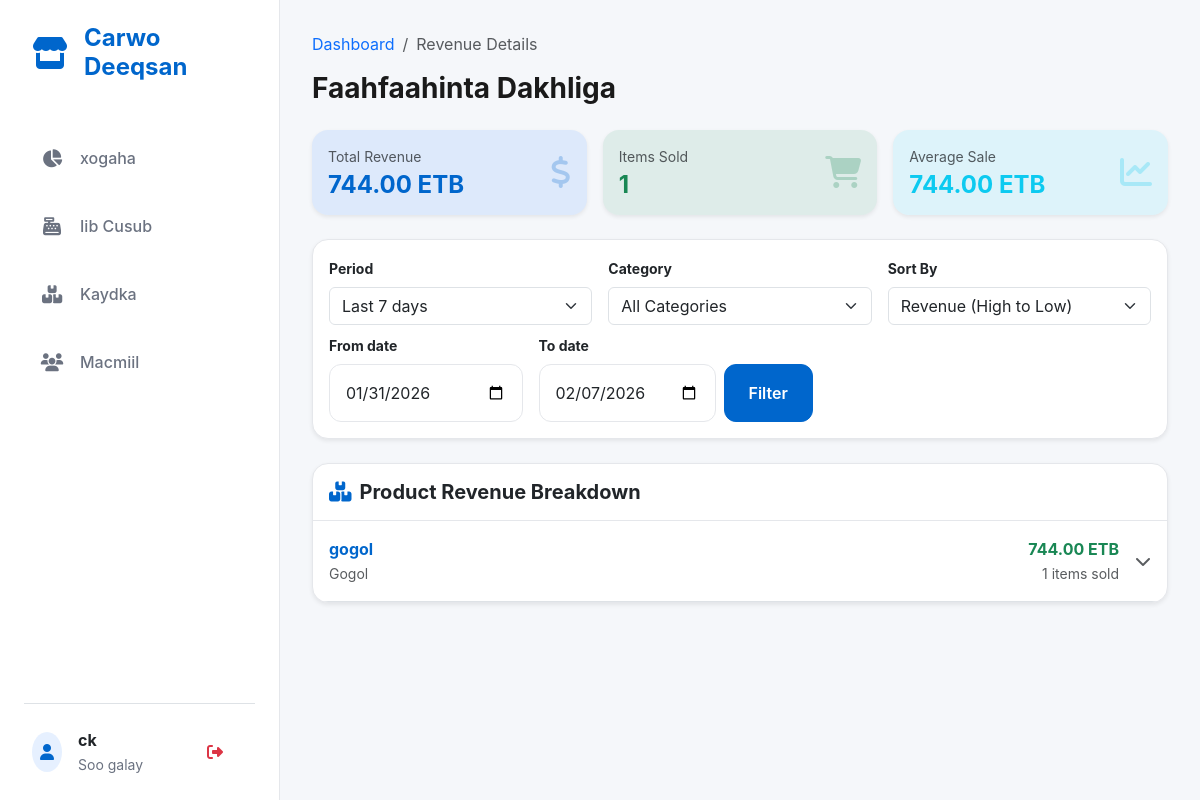
The page /revenue-details/ (signed in) on the database as committed earlier.
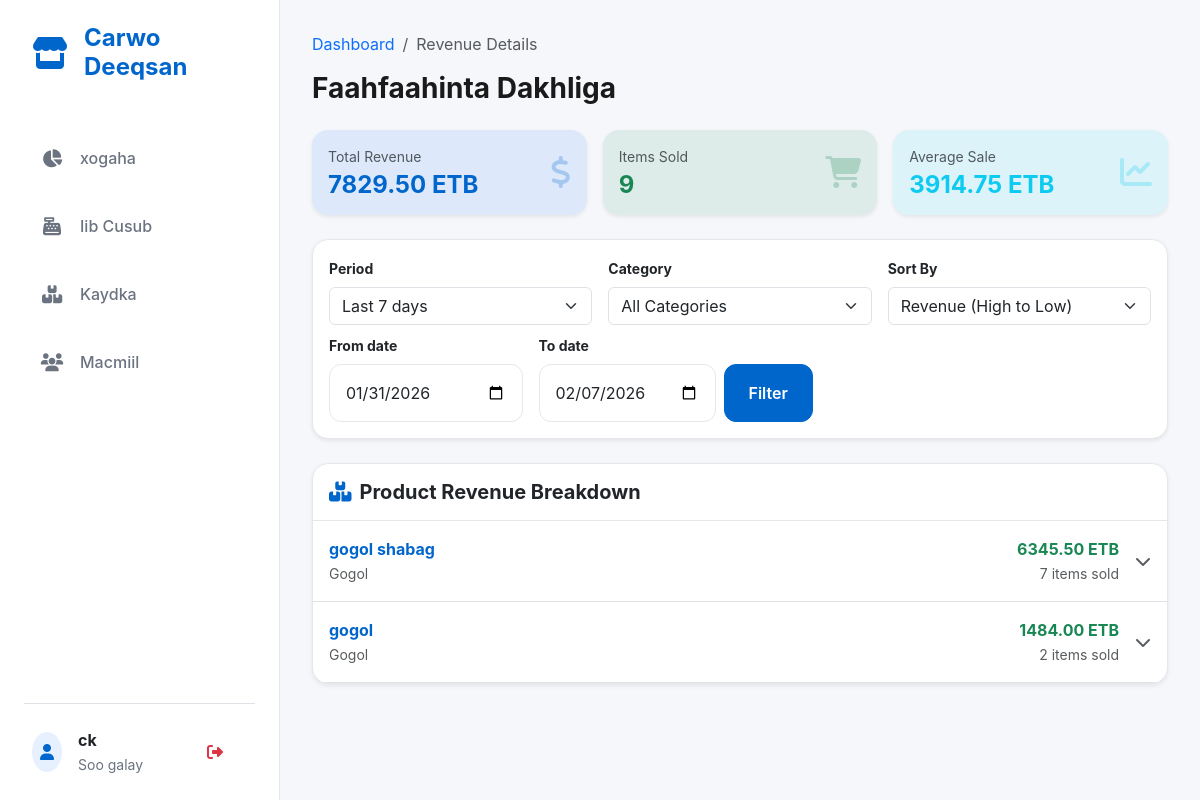
The same page on the database as committed later.
### core/models.py (models this page shows, shortened)
class Product(models.Model):
    name = models.CharField(max_length=200)
    brand = models.CharField(max_length=100)
    category = models.ForeignKey(Category, on_delete=models.CASCADE)
    purchase_price = models.DecimalField(
        max_digits=10,
        decimal_places=2,
        verbose_name="Purchase Price (USD)"
    )
    selling_price = models.DecimalField(
        max_digits=10,
        decimal_places=2,
        verbose_name="Selling Price (USD)"
    )
    UNIT_CHOICES = [
        ('UNIT', 'Unit'),
        ('METER', 'Meter'),
    ]
    selling_unit = models.CharField(max_length=10, choices=UNIT_CHOICES, default='UNIT')
    current_stock = models.DecimalField(max_digits=10, decimal_places=2, default=0.00)
    low_stock_threshold = models.DecimalField(max_digits=10, decimal_places=2, default=5.00)
    minimum_sale_length = models.DecimalField(
        max_digits=5,
        decimal_places=2,
        null=True,
        blank=True,
        help_text="Applies only to METER products"
    )
    date_added = models.DateTimeField(auto_now_add=True)
    date_updated = models.DateTimeField(auto_now=True)
    is_active = models.BooleanField(default=True)
    class Meta:
        verbose_name = "Product"
        verbose_name_plural = "Products"

class Category(models.Model):
    name = models.CharField(max_length=100, unique=True)
    description = models.TextField(blank=True)
    date_created = models.DateTimeField(auto_now_add=True)
    class Meta:
        verbose_name = "Category"
        verbose_name_plural = "Categories"

### core/views.py (the view, shortened to what this page needs)
# urls.py: path('revenue-details/', views.revenue_details_view, name='revenue_details'),
@login_required
def revenue_details_view(request):
    days = int(request.GET.get('days', 7))
    category_filter = request.GET.get('category', '')
    sort_by = request.GET.get('sort', 'revenue')
    start_date_str = request.GET.get('start_date')
    end_date_str = request.GET.get('end_date')
    end_date = timezone.now().date()
    start_date = end_date - timedelta(days=days)
    if start_date_str and end_date_str:
        try:
            start_date = datetime.strptime(start_date_str, "%Y-%m-%d").date()
            end_date = datetime.strptime(end_date_str, "%Y-%m-%d").date()
        except ValueError:
            pass
    currency_settings = CurrencySettings.objects.first()
    usd_to_etb_rate = currency_settings.usd_to_etb_rate if currency_settings else Decimal('100.00')
    usd_to_sos_rate = currency_settings.usd_to_sos_rate if currency_settings else Decimal('8000.00')
    usd_items = SaleItemUSD.objects.filter(
        sale__date_created__date__gte=start_date,
        sale__date_created__date__lte=end_date,
    ).select_related('product', 'sale', 'product__category')
    sos_items = SaleItemSOS.objects.filter(
        sale__date_created__date__gte=start_date,
        sale__date_created__date__lte=end_date,
    ).select_related('product', 'sale', 'product__category')
    etb_items = SaleItemETB.objects.filter(
        sale__date_created__date__gte=start_date,
        sale__date_created__date__lte=end_date,
    ).select_related('product', 'sale', 'product__category')
    if category_filter:
        usd_items = usd_items.filter(product__category_id=category_filter)
        sos_items = sos_items.filter(product__category_id=category_filter)
        etb_items = etb_items.filter(product__category_id=category_filter)
    product_revenue = {}
    for item in etb_items:
        product_id = item.product.id
        if product_id not in product_revenue:
            product_revenue[product_id] = {
                'product': item.product,
                'total_qty': Decimal('0'),
                'total_revenue_etb': Decimal('0'),
                'items': []
            }
        product_revenue[product_id]['total_qty'] += item.quantity
        product_revenue[product_id]['total_revenue_etb'] += item.total_price
        product_revenue[product_id]['items'].append({
            'quantity': item.quantity,
            'unit_price': item.unit_price,
            'total_price': item.total_price,
            'currency': 'ETB',
            'date': item.sale.date_created
        })
    revenue_items = list(product_revenue.values())
    if sort_by == 'quantity':
        revenue_items.sort(key=lambda x: x['total_qty'], reverse=True)
    elif sort_by == 'date':
        revenue_items.sort(key=lambda x: max([i['date'] for i in x['items']]), reverse=True)
    else:
        revenue_items.sort(key=lambda x: x['total_revenue_etb'], reverse=True)
    total_revenue_etb = sum(item['total_revenue_etb'] for item in revenue_items)
    total_items_sold = sum(item['total_qty'] for item in revenue_items)
    avg_sale_value = total_revenue_etb / len(revenue_items) if revenue_items else Decimal('0')
    categories = Category.objects.all().order_by('name')
    context = {
        'revenue_items': revenue_items,
        'total_revenue_etb': total_revenue_etb.quantize(Decimal('0.01'), rounding=ROUND_HALF_UP),
        'total_items_sold': total_items_sold,
        'avg_sale_value': avg_sale_value.quantize(Decimal('0.01'), rounding=ROUND_HALF_UP),
        'days': days,
        'category_filter': category_filter,
        'sort_by': sort_by,
        'categories': categories,
        'start_date': start_date,
        'end_date': end_date,
    }
    return render(request, 'core/revenue_details.html', context)

### core/permissions_policy.py (called while the page is built)
    def process_response(self, request, response):
        existing = response.get('Permissions-Policy')
        policy = "camera=(self)"
        if existing:
            if 'camera=' not in existing:
                response['Permissions-Policy'] = f"{existing}, {policy}"
        else:
            response['Permissions-Policy'] = policy
        return response

### core/templates/core/revenue_details.html (shortened to what the changed rows need)
{% extends 'core/base.html' %}
{% block content %}
<div class="row mb-4">
    <div class="col-12">
        <h1 class="h3 fw-bold mb-0">Faahfaahinta Dakhliga</h1>
    </div>
</div>
<div class="row g-3 mb-4">
    <div class="col-md-4">
        <div class="card shadow-sm border-0 bg-primary bg-opacity-10">
            <div class="card-body">
                <div class="d-flex align-items-center">
                    <div class="flex-grow-1">
                        <p class="text-muted small mb-1">Total Revenue</p>
                        <h4 class="fw-bold mb-0 text-primary">{{ total_revenue_etb|floatformat:2 }} ETB</h4>
                    </div>
                </div>
            </div>
        </div>
    </div>
    <div class="col-md-4">
        <div class="card shadow-sm border-0 bg-success bg-opacity-10">
            <div class="card-body">
                <div class="d-flex align-items-center">
                    <div class="flex-grow-1">
                        <p class="text-muted small mb-1">Items Sold</p>
                        <h4 class="fw-bold mb-0 text-success">{{ total_items_sold|floatformat:0 }}</h4>
                    </div>
                </div>
            </div>
        </div>
    </div>
    <div class="col-md-4">
        <div class="card shadow-sm border-0 bg-info bg-opacity-10">
            <div class="card-body">
                <div class="d-flex align-items-center">
                    <div class="flex-grow-1">
                        <p class="text-muted small mb-1">Average Sale</p>
                        <h4 class="fw-bold mb-0 text-info">{{ avg_sale_value|floatformat:2 }} ETB</h4>
                    </div>
                </div>
            </div>
        </div>
    </div>
</div>
<div class="card shadow-sm">
    <div class="card-body p-0">
        {% if revenue_items %}
        <div class="d-none d-md-block">
            {% for item in revenue_items %}
            <div class="border-bottom p-3 hover-bg-light" style="cursor: pointer" onclick="toggleDetails('details-{{ forloop.counter }}')">
                <div class="d-flex align-items-center">
                    <div class="flex-grow-1">
                        <div class="fw-bold text-primary">{{ item.product.name }}</div>
                        <small class="text-muted">{{ item.product.category.name|default:"Uncategorized" }}</small>
                    </div>
                    <div class="text-end">
                        <div class="fw-bold text-success">{{ item.total_revenue_etb|floatformat:2 }} ETB</div>
                        <small class="text-muted">{{ item.total_qty|floatformat:0 }} items sold</small>
                    </div>
                    <i class="fas fa-chevron-down ms-3 text-muted" id="icon-{{ forloop.counter }}"></i>
                </div>
            </div>
            {% endfor %}
        </div>
        {% else %}
        <div class="p-5 text-center text-muted">
            <i class="fas fa-inbox fa-3x mb-3"></i>
            <p class="mb-0">No revenue data found for the selected period</p>
        </div>
        {% endif %}
    </div>
</div>
{% endblock %}

Rows that differ between the two databases and show on the page:
now on this page (row edited): Product: product.name "gogol shabag", product.category.name "Gogol", total_revenue_etb "6345.50", total_qty "7"
changed Product "gogol": total_revenue_etb "744.00" → "1484.00"; total_qty "1" → "2"
Other text that changed with them:
{{ total_revenue_etb|floatformat:2 }}: "744.00" → "7829.50"
{{ total_items_sold|floatformat:0 }}: "1" → "9"
{{ avg_sale_value|floatformat:2 }}: "744.00" → "3914.75"
